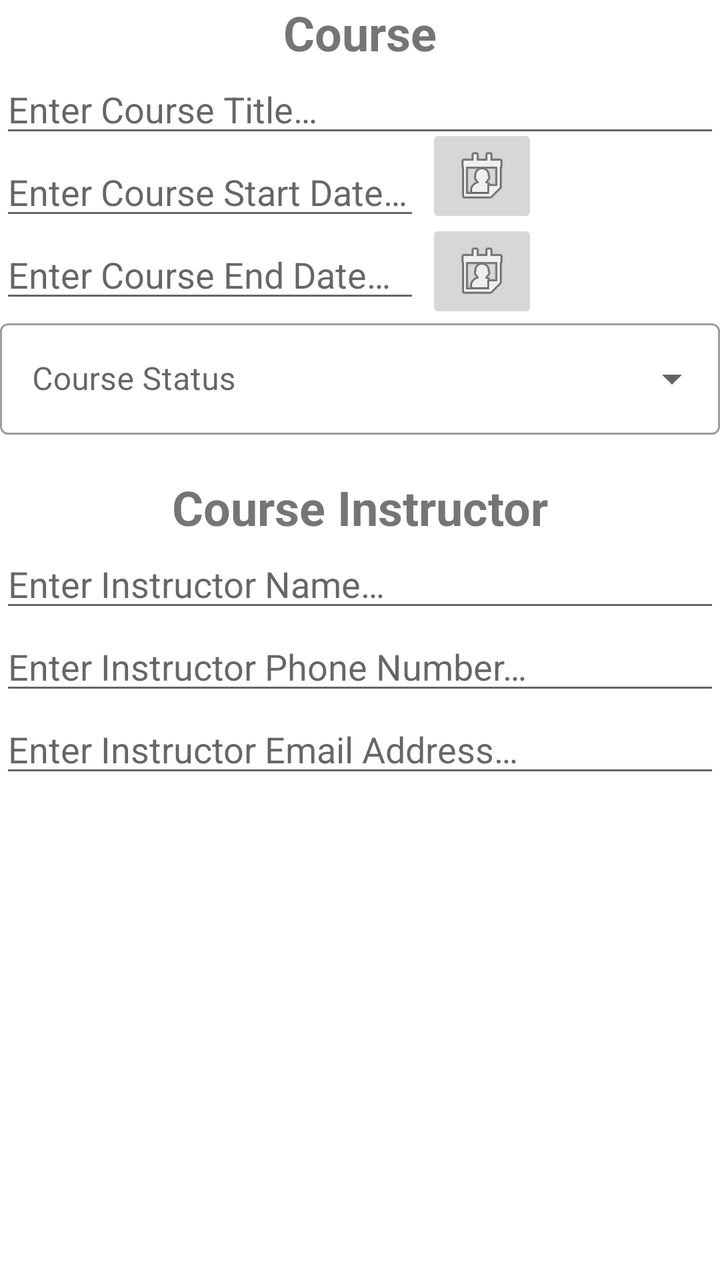
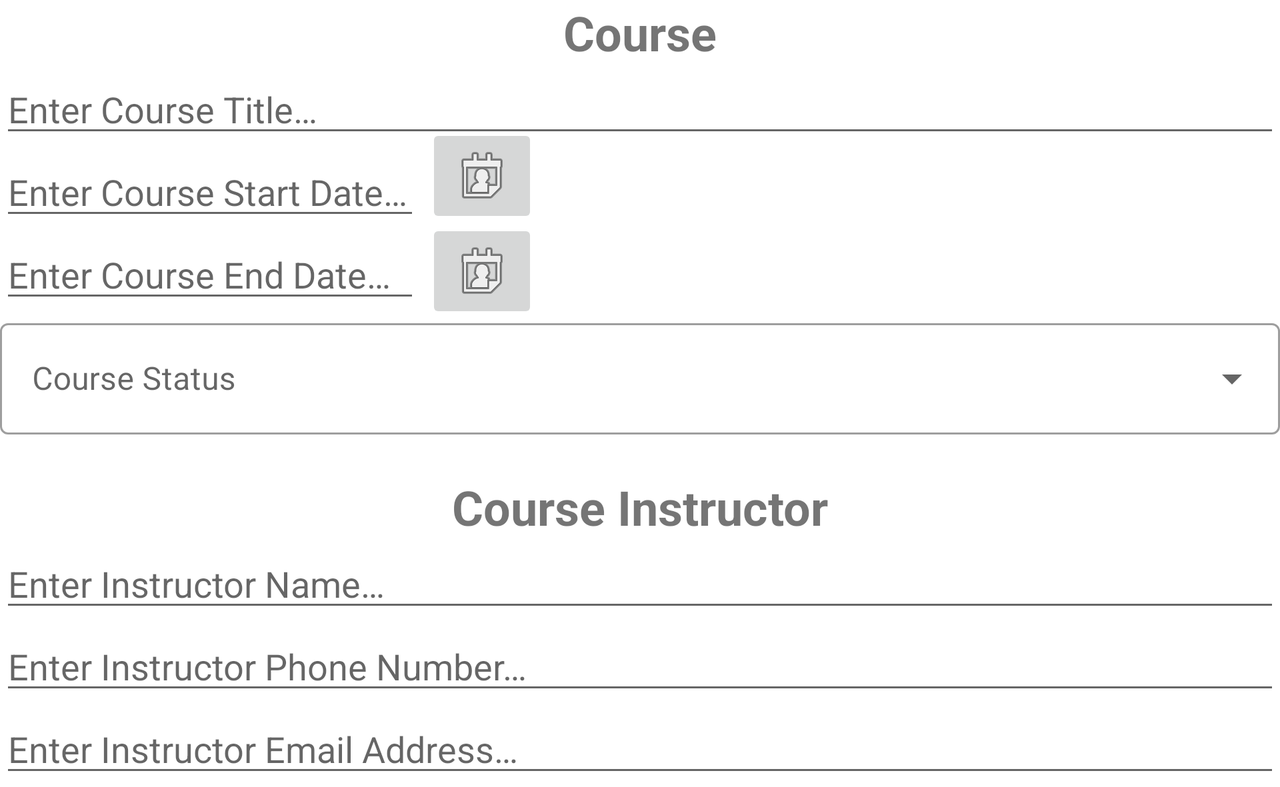

Two renders of one Android screen. The first uses the default layout on a phone; the second uses the alternative layout the repository ships for a different screen configuration, on a matching device. The two XML files are below.
<!-- AndroidManifest.xml: application theme Theme.TermTracker -->
<!-- res/layout/add_courses_dialog.xml -->
<?xml version="1.0" encoding="utf-8"?>
<RelativeLayout xmlns:android="http://schemas.android.com/apk/res/android"
                android:layout_width="match_parent"
                android:layout_height="match_parent">

    <TextView
            android:id="@+id/courseLabelTV"
            android:layout_width="match_parent"
            android:layout_height="wrap_content"
            android:text="@string/courseLabel"
            android:textStyle="bold" android:textSize="24sp" android:gravity="center_horizontal"/>
    <EditText
            android:layout_width="match_parent"
            android:layout_height="wrap_content"
            android:inputType="textPersonName"
            android:layout_below="@id/courseLabelTV"
            android:hint="@string/addCourseTitle"
            android:ems="10"
            android:id="@+id/addCourseTitle" android:autofillHints="Course Title"/>
    <EditText
            android:layout_width="wrap_content"
            android:layout_height="wrap_content"
            android:layout_below="@id/addCourseTitle"
            android:inputType="date"
            android:hint="@string/addCourseStart"
            android:ems="10"
            android:id="@+id/addCourseStart" android:autofillHints="Course Start Date"/>
    <EditText
            android:autofillHints="Course End Date"
            android:layout_width="wrap_content"
            android:layout_height="wrap_content"
            android:layout_below="@id/addCourseStart"
            android:inputType="date"
            android:hint="@string/addCourseEnd"
            android:ems="10"
            android:id="@+id/addCourseEnd"/>
    <ImageButton
            android:layout_width="wrap_content"
            android:layout_height="wrap_content" android:src="@android:drawable/ic_menu_my_calendar"
            android:id="@+id/courseStartDatePickBtn" android:layout_marginStart="3dp"
            android:layout_alignWithParentIfMissing="true" android:layout_marginEnd="-209dp"
            android:layout_toEndOf="@id/addCourseStart"
            android:layout_marginBottom="1dp" android:layout_alignBottom="@+id/addCourseStart"
            android:contentDescription="@string/start_date_picker"/>
    <ImageButton
            android:layout_width="wrap_content"
            android:layout_height="wrap_content" android:src="@android:drawable/ic_menu_my_calendar"
            android:id="@+id/courseEndDatePickBtn" android:layout_marginStart="3dp"
            android:layout_alignWithParentIfMissing="true" android:layout_marginEnd="-209dp"
            android:layout_toEndOf="@id/addCourseEnd"
            android:layout_marginBottom="-47dp" android:layout_alignBottom="@+id/addCourseStart"
            android:contentDescription="@string/end_date_picker"/>
    <com.google.android.material.textfield.TextInputLayout
            android:id="@+id/statusDropDown"
            android:layout_height="wrap_content"
            android:layout_width="match_parent"
            android:layout_below="@id/addCourseEnd"
            android:hint="@string/select"
            style="@style/Widget.MaterialComponents.TextInputLayout.OutlinedBox.ExposedDropdownMenu"
            >

            <AutoCompleteTextView
                    android:id="@+id/auto_complete"
                    android:layout_width="match_parent"
                    android:layout_height="wrap_content"
                    android:inputType="none"/>
    </com.google.android.material.textfield.TextInputLayout>
    <TextView
            android:id="@+id/instructorLabelTV"
            android:layout_width="match_parent"
            android:layout_height="wrap_content"
            android:layout_below="@id/statusDropDown"
            android:text="@string/instructorLabel"
            android:textStyle="bold" android:textSize="24sp" android:gravity="center_horizontal"
            android:layout_marginTop="20dp"/>
    <EditText
            android:layout_width="match_parent"
            android:layout_height="wrap_content"
            android:inputType="textPersonName"
            android:layout_below="@id/instructorLabelTV"
            android:hint="@string/instructorName"
            android:ems="10"
            android:id="@+id/instructorName" android:autofillHints="Instructor Name"/>
    <EditText
            android:layout_width="match_parent"
            android:layout_height="wrap_content"
            android:layout_below="@id/instructorName"
            android:inputType="phone"
            android:hint="@string/instructorPhone"
            android:ems="10"
            android:id="@+id/instructorPhone" android:autofillHints="Instructor Phone Number"/>
    <EditText
            android:autofillHints="Instructor Email Address"
            android:layout_width="match_parent"
            android:layout_height="wrap_content"
            android:layout_below="@id/instructorPhone"
            android:inputType="textEmailAddress"
            android:hint="@string/instructorEmail"
            android:ems="10"
            android:id="@+id/instructorEmail"/>

</RelativeLayout>
<!-- resources referenced by this layout -->
<resources>
  <string name="addCourseEnd">Enter Course End Date…</string>
  <string name="addCourseStart">Enter Course Start Date…</string>
  <string name="addCourseTitle">Enter Course Title…</string>
  <string name="courseLabel">Course</string>
  <string name="end_date_picker">End Date Picker</string>
  <string name="instructorEmail">Enter Instructor Email Address…</string>
  <string name="instructorLabel">Course Instructor</string>
  <string name="instructorName">Enter Instructor Name…</string>
  <string name="instructorPhone">Enter Instructor Phone Number…</string>
  <string name="select">Course Status</string>
  <string name="start_date_picker">Start Date Picker</string>
  <style name="Theme.TermTracker" parent="Theme.MaterialComponents.DayNight.DarkActionBar">
          
          <item name="colorPrimary">@color/purple_500</item>
          <item name="colorPrimaryVariant">@color/purple_700</item>
          <item name="colorOnPrimary">@color/white</item>
          
          <item name="colorSecondary">@color/teal_200</item>
          <item name="colorSecondaryVariant">@color/teal_700</item>
          <item name="colorOnSecondary">@color/black</item>
          
          <item name="android:statusBarColor">?attr/colorPrimaryVariant</item>
          
      </style>
</resources>
<!-- res/layout-land/add_courses_dialog.xml (the repository's variant of the layout above) -->
<!-- drawn on the phone turned sideways -->
<?xml version="1.0" encoding="utf-8"?>
<ScrollView xmlns:android="http://schemas.android.com/apk/res/android"
            android:layout_width="match_parent"
            android:layout_height="match_parent" >
    <RelativeLayout
                    android:layout_width="match_parent"
                    android:layout_height="wrap_content">

        <TextView
                android:id="@+id/courseLabelTV"
                android:layout_width="match_parent"
                android:layout_height="wrap_content"
                android:text="@string/courseLabel"
                android:textStyle="bold" android:textSize="24sp" android:gravity="center_horizontal"/>
        <EditText
                android:layout_width="match_parent"
                android:layout_height="wrap_content"
                android:inputType="textPersonName"
                android:layout_below="@id/courseLabelTV"
                android:hint="@string/addCourseTitle"
                android:ems="10"
                android:id="@+id/addCourseTitle" android:autofillHints="Course Title"/>
        <EditText
                android:layout_width="wrap_content"
                android:layout_height="wrap_content"
                android:layout_below="@id/addCourseTitle"
                android:inputType="date"
                android:hint="@string/addCourseStart"
                android:ems="10"
                android:id="@+id/addCourseStart" android:autofillHints="Course Start Date"/>
        <EditText
                android:autofillHints="Course End Date"
                android:layout_width="wrap_content"
                android:layout_height="wrap_content"
                android:layout_below="@id/addCourseStart"
                android:inputType="date"
                android:hint="@string/addCourseEnd"
                android:ems="10"
                android:id="@+id/addCourseEnd"/>
        <ImageButton
                android:layout_width="wrap_content"
                android:layout_height="wrap_content" android:src="@android:drawable/ic_menu_my_calendar"
                android:id="@+id/courseStartDatePickBtn" android:layout_marginStart="3dp"
                android:layout_alignWithParentIfMissing="true" android:layout_marginEnd="-209dp"
                android:layout_toEndOf="@id/addCourseStart"
                android:layout_marginBottom="1dp" android:layout_alignBottom="@+id/addCourseStart"
                android:contentDescription="@string/start_date_picker"/>
        <ImageButton
                android:layout_width="wrap_content"
                android:layout_height="wrap_content" android:src="@android:drawable/ic_menu_my_calendar"
                android:id="@+id/courseEndDatePickBtn" android:layout_marginStart="3dp"
                android:layout_alignWithParentIfMissing="true" android:layout_marginEnd="-209dp"
                android:layout_toEndOf="@id/addCourseEnd"
                android:layout_marginBottom="-47dp" android:layout_alignBottom="@+id/addCourseStart"
                android:contentDescription="@string/end_date_picker"/>
        <com.google.android.material.textfield.TextInputLayout
                android:id="@+id/statusDropDown"
                android:layout_height="wrap_content"
                android:layout_width="match_parent"
                android:layout_below="@id/addCourseEnd"
                android:hint="@string/select"
                style="@style/Widget.MaterialComponents.TextInputLayout.OutlinedBox.ExposedDropdownMenu"
                >

                <AutoCompleteTextView
                        android:id="@+id/auto_complete"
                        android:layout_width="match_parent"
                        android:layout_height="wrap_content"
                        android:inputType="none"/>
        </com.google.android.material.textfield.TextInputLayout>
        <TextView
                android:id="@+id/instructorLabelTV"
                android:layout_width="match_parent"
                android:layout_height="wrap_content"
                android:layout_below="@id/statusDropDown"
                android:text="@string/instructorLabel"
                android:textStyle="bold" android:textSize="24sp" android:gravity="center_horizontal"
                android:layout_marginTop="20dp"/>
        <EditText
                android:layout_width="match_parent"
                android:layout_height="wrap_content"
                android:inputType="textPersonName"
                android:layout_below="@id/instructorLabelTV"
                android:hint="@string/instructorName"
                android:ems="10"
                android:id="@+id/instructorName" android:autofillHints="Instructor Name"/>
        <EditText
                android:layout_width="match_parent"
                android:layout_height="wrap_content"
                android:layout_below="@id/instructorName"
                android:inputType="phone"
                android:hint="@string/instructorPhone"
                android:ems="10"
                android:id="@+id/instructorPhone" android:autofillHints="Instructor Phone Number"/>
        <EditText
                android:autofillHints="Instructor Email Address"
                android:layout_width="match_parent"
                android:layout_height="wrap_content"
                android:layout_below="@id/instructorPhone"
                android:inputType="textEmailAddress"
                android:hint="@string/instructorEmail"
                android:ems="10"
                android:id="@+id/instructorEmail"/>

    </RelativeLayout>
</ScrollView>
